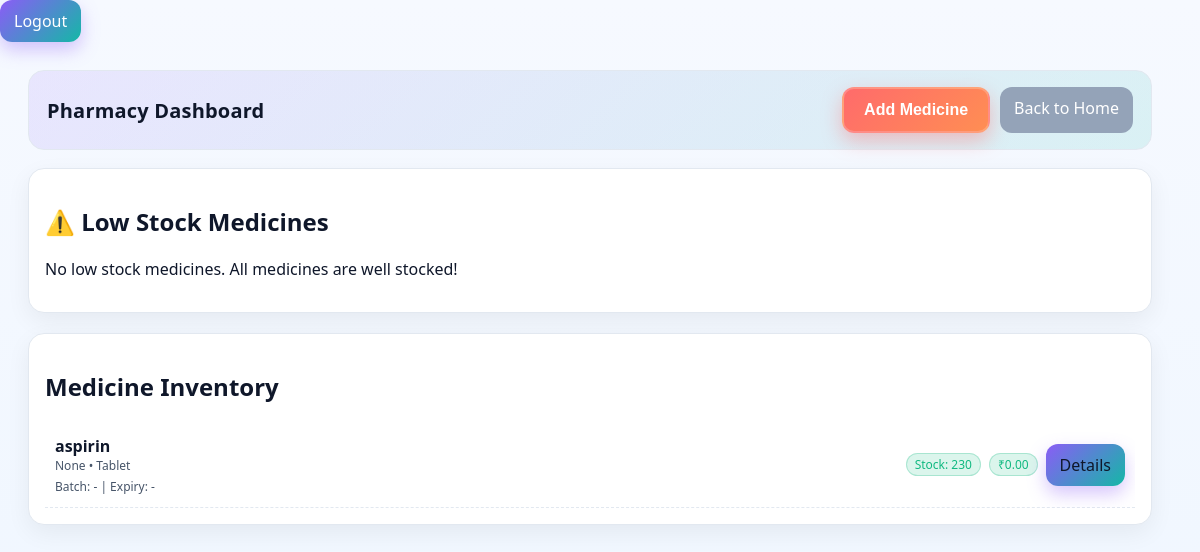
Screenshot of /pharmacy/ with the database file from the repository.
### Anand_Clinic/models.py (models this page shows, shortened)
class Medicine(models.Model):
    name = models.CharField(max_length=200, unique=True)
    generic_name = models.CharField(max_length=200, blank=True, null=True)
    medicine_type = models.CharField(max_length=50, choices=MEDICINE_TYPE_CHOICES, default='tablet')
    manufacturer = models.CharField(max_length=200, blank=True, null=True)
    batch_number = models.CharField(max_length=100, blank=True, null=True)
    expiry_date = models.DateField(blank=True, null=True)
    stock_quantity = models.IntegerField(default=0)
    unit_price = models.DecimalField(max_digits=10, decimal_places=2, default=0.00)
    reorder_level = models.IntegerField(default=10, help_text="Minimum stock level before reordering")
    description = models.TextField(blank=True, null=True)
    created_at = models.DateTimeField(auto_now_add=True)
    updated_at = models.DateTimeField(auto_now=True)
    class Meta:
        ordering = ['name']

### Anand_Clinic/views.py (the view)
# urls.py: path('pharmacy/', PharmacyView.as_view(), name='pharmacy'),
class PharmacyView(TemplateView):
    template_name = 'pharmacy.html'
    def get_context_data(self, **kwargs):
        context = super().get_context_data(**kwargs)
        context['medicines'] = Medicine.objects.all()[:10]
        context['low_stock_medicines'] = Medicine.objects.filter(
            stock_quantity__lte=F('reorder_level')
        )[:5]
        context['total_medicines'] = Medicine.objects.count()
        context['total_patients'] = Patient.objects.count()
        context['all_patients'] = Patient.objects.all().order_by('name')
        context['all_medicines'] = Medicine.objects.all().order_by('name')
        return context

### templates/pharmacy.html (shortened to what this page needs)
{% extends 'clinic.html' %}
{% block body %}
<div class="header">
    <h1>Pharmacy Dashboard</h1>
    <div class="actions">
        <button class="btn add-patient" onclick="toggleMedicineForm()">Add Medicine</button>
        <a class="btn secondary" href="{% url 'Anand_Clinic:index' %}">Back to Home</a>
    </div>
</div>
<div class="main-content-grid">
    <div class="card">
        <h2>⚠️ Low Stock Medicines</h2>
        {% if low_stock_medicines %}
        <div class="scrollable-section">
            <ul class="list">
                {% for medicine in low_stock_medicines %}
                <li>
                    <div>
                        <strong>{{ medicine.name }}</strong>
                        <span class="badge badge-warning">Stock: {{ medicine.stock_quantity }}</span>
                    </div>
                    <a class="btn" href="{% url 'Anand_Clinic:medicine_list' %}">View All</a>
                </li>
                {% endfor %}
            </ul>
        </div>
        {% else %}
        <p>No low stock medicines. All medicines are well stocked!</p>
        {% endif %}
    </div>
    <div class="card">
        <h2>Medicine Inventory</h2>
        {% if all_medicines %}
        <div class="scrollable-section">
            <ul class="list">
                {% for medicine in all_medicines %}
                <li>
                    <div style="display:flex;gap:12px;align-items:center;justify-content:space-between;">
                        <div>
                            <strong>{{ medicine.name }}</strong>
                            <div style="font-size:12px; color: var(--muted);">
                                {{ medicine.generic_name }} • {{ medicine.get_medicine_type_display|default:medicine.medicine_type }}
                            </div>
                            <div style="font-size:12px; color: var(--muted); margin-top:4px;">
                                Batch: {{ medicine.batch_number|default:'-' }} |
                                Expiry: {% if medicine.expiry_date %}{{ medicine.expiry_date|date:"d M Y" }}{% else %}-{% endif %}
                            </div>
                        </div>
                        <div style="display:flex;gap:8px;align-items:center;">
                            <span class="badge">Stock: {{ medicine.stock_quantity }}</span>
                            <span class="badge">₹{{ medicine.unit_price|floatformat:2 }}</span>
                            <a class="btn" href="{% url 'Anand_Clinic:medicine_detail' medicine.pk %}">Details</a>
                        </div>
                    </div>
                </li>
                {% endfor %}
            </ul>
        </div>
        {% else %}
        <p>No medicines in inventory. Add medicines using the "Add Medicine" button.</p>
        {% endif %}
    </div>
</div>
{% endblock body %}

### templates/clinic.html (style rules this page uses)
:root { --bg: #f6f9ff; --bg-soft: #ffffff; --text: #0f172a; --muted: #475569; --primary: #8b5cf6; --primary-2: #14b8a6; --primary-3: #60a5fa; --card: #ffffff; --surface: #ffffff; --border: #e2e8f0; --success: #10b981; }
html, body { height: 100%; }
body { margin: 0; font-family: system-ui, -apple-system, Segoe UI, Roboto, Helvetica, Arial, sans-serif; background: linear-gradient(180deg, #f6f9ff 0%, #eef6ff 100%); color: var(--text); }
.header { display: flex; justify-content: space-between; align-items: center; margin-bottom: 18px; background: linear-gradient(135deg, rgba(139,92,246,0.12), rgba(20,184,166,0.12)); border: 1px solid var(--border); border-radius: 16px; padding: 16px 18px; position: static; }
.header h1 { margin: 0; font-size: 20px; letter-spacing: 0.2px; }
.main-content-grid { display: grid; grid-template-columns: 1fr 1fr 1fr; gap: 20px; margin-bottom: 20px; }
.scrollable-section { max-height: 400px; overflow-y: auto; }
.card { background: var(--card); border: 1px solid var(--border); border-radius: 16px; padding: 16px; box-shadow: 0 8px 24px rgba(2, 6, 23, 0.06); }
.btn { display: inline-block; background: linear-gradient(135deg, var(--primary), var(--primary-2)); color: #fff; border: none; border-radius: 12px; padding: 10px 14px; text-decoration: none; cursor: pointer; transition: transform 120ms ease, box-shadow 200ms ease, filter 120ms ease; box-shadow: 0 8px 18px rgba(139,92,246,0.35); }
.btn.secondary { background: #94a3b8; box-shadow: none; }
.btn.add-patient { background: linear-gradient(135deg, #ff6b6b, #ff8e53); box-shadow: 0 8px 20px rgba(255,107,107,0.4); font-weight: 600; font-size: 16px; padding: 12px 20px; border: 2px solid rgba(255,255,255,0.2); animation: pulse-glow 2s infinite; }
.list { list-style: none; padding: 0; margin: 0; }
.list li { padding: 12px 10px; border-bottom: 1px dashed var(--border); }
.list a { color: #0f172a; text-decoration: none; }
.badge { display: inline-block; padding: 2px 8px; font-size: 12px; border-radius: 999px; background: rgba(16,185,129,0.15); color: var(--success); border: 1px solid rgba(16,185,129,0.25); }
@media (max-width: 1200px) { .main-content-grid { grid-template-columns: 1fr; } }

### templates/pharmacy.html (style rules this page uses)
.actions { display: flex; gap: 10px; flex-wrap: wrap; }

### rows the page displays
Medicine: name "aspirin", generic_name "None", medicine_type "Tablet", batch_number "-", stock_quantity "230", unit_price "0.00"
